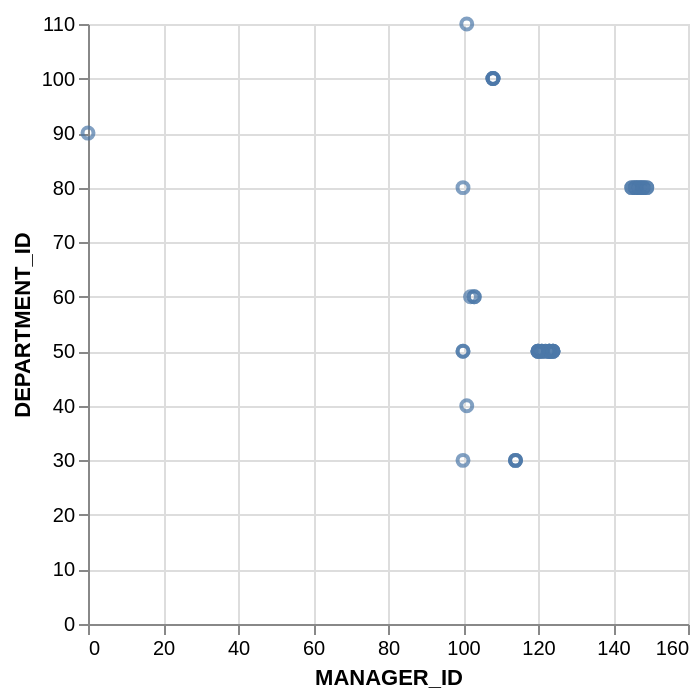

This figure's Vega-Lite source:
### Vega-Lite specification from a JSON file in a GitHub repository (floating-point values rounded to 4 significant figures)
{"data": {"values": [{"x_data": 0, "y_data": 90}, {"x_data": 101, "y_data": 110}, {"x_data": 148, "y_data": 80}, {"x_data": 100, "y_data": 30}, {"x_data": 100, "y_data": 80}, {"x_data": 148, "y_data": 80}, {"x_data": 145, "y_data": 80}, {"x_data": 147, "y_data": 80}, {"x_data": 102, "y_data": 60}, {"x_data": 108, "y_data": 100}, {"x_data": 149, "y_data": 80}, {"x_data": 100, "y_data": 50}, {"x_data": 145, "y_data": 80}, {"x_data": 146, "y_data": 80}, {"x_data": 108, "y_data": 100}, {"x_data": 108, "y_data": 100}, {"x_data": 146, "y_data": 80}, {"x_data": 146, "y_data": 80}, {"x_data": 108, "y_data": 100}, {"x_data": 147, "y_data": 80}, {"x_data": 100, "y_data": 50}, {"x_data": 101, "y_data": 40}, {"x_data": 147, "y_data": 80}, {"x_data": 149, "y_data": 80}, {"x_data": 148, "y_data": 80}, {"x_data": 103, "y_data": 60}, {"x_data": 103, "y_data": 60}, {"x_data": 121, "y_data": 50}, {"x_data": 121, "y_data": 50}, {"x_data": 123, "y_data": 50}, {"x_data": 123, "y_data": 50}, {"x_data": 122, "y_data": 50}, {"x_data": 123, "y_data": 50}, {"x_data": 120, "y_data": 50}, {"x_data": 123, "y_data": 50}, {"x_data": 114, "y_data": 30}, {"x_data": 124, "y_data": 50}, {"x_data": 114, "y_data": 30}, {"x_data": 114, "y_data": 30}, {"x_data": 120, "y_data": 50}, {"x_data": 124, "y_data": 50}, {"x_data": 124, "y_data": 50}, {"x_data": 124, "y_data": 50}, {"x_data": 121, "y_data": 50}, {"x_data": 123, "y_data": 50}, {"x_data": 122, "y_data": 50}, {"x_data": 120, "y_data": 50}, {"x_data": 120, "y_data": 50}]}, "mark": "point", "encoding": {"x": {"field": "x_data", "type": "quantitative", "title": "MANAGER_ID"}, "y": {"field": "y_data", "type": "quantitative", "title": "DEPARTMENT_ID"}}}
